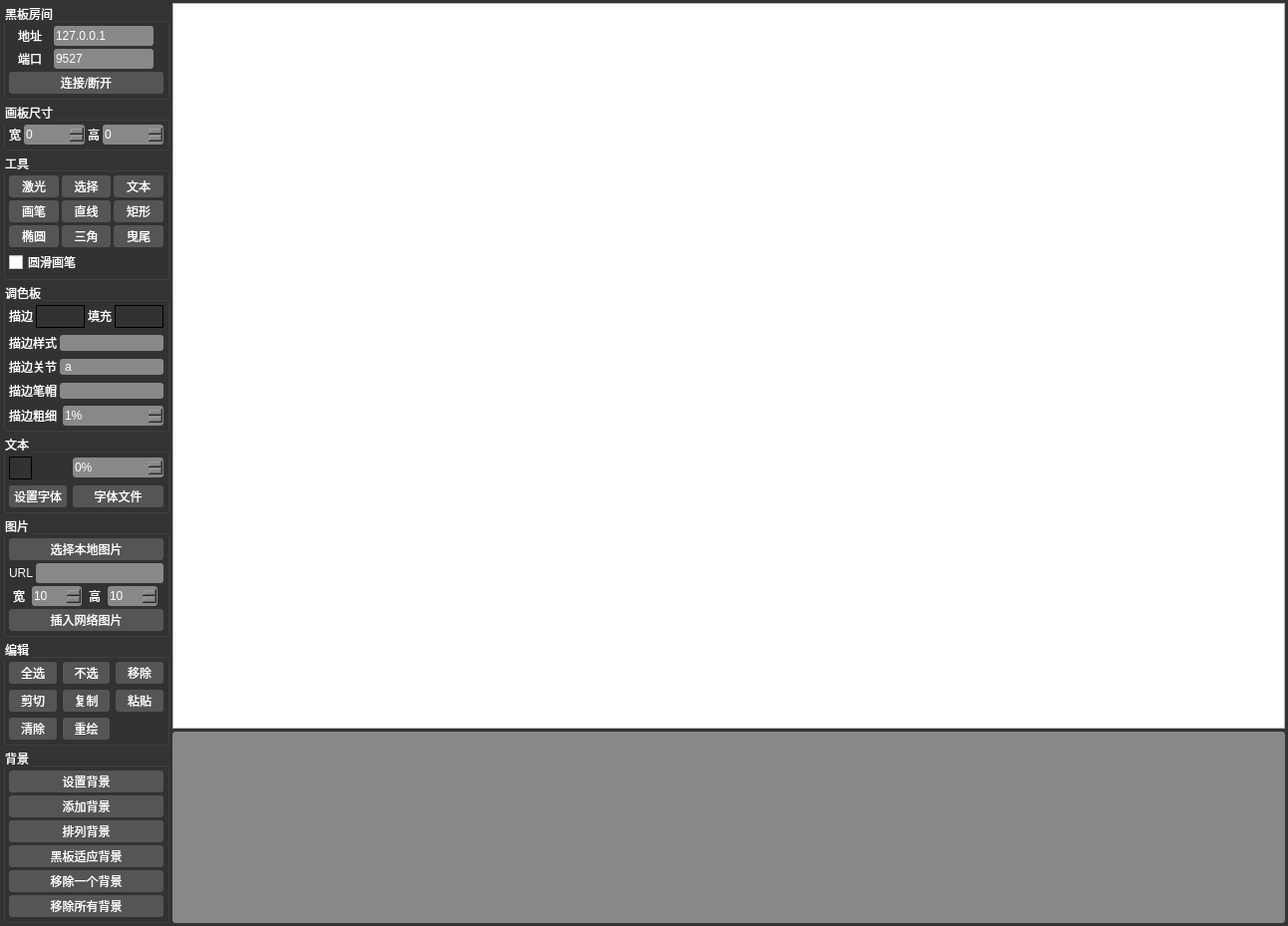
<?xml version="1.0" encoding="UTF-8"?>
<ui version="4.0">
 <class>BlackboardClientWindow</class>
 <widget class="QWidget" name="BlackboardClientWindow">
  <property name="geometry">
   <rect>
    <x>0</x>
    <y>0</y>
    <width>1292</width>
    <height>893</height>
   </rect>
  </property>
  <property name="windowTitle">
   <string>Form</string>
  </property>
  <property name="styleSheet">
   <string notr="true">#BlackboardClientWindow{
background-color:#333333;
}
*{
color:white;
}
QPushButton{
border:none;
background-color:#555555;
border-radius:3px;
padding:2px 5px;
}
QPushButton:hover{
background-color:#888888;
}
QPushButton:pressed{
background-color:#666666;
}
QPushButton:checked{
background-color:#333333;
}
QLineEdit{
border:none;
background-color:#888888;
border-radius:3px;
padding:2px 0px;
}
QTextBrowser{
background-color:#888888;
border-radius:3px;
}
QSpinBox{
border:none;
background-color:#888888;
border-radius:3px;
padding:2px 0px;
}
/*
#blackboard{
background-color:#555557;
border-radius:3px;
border:none;
}
*/
QComboBox{
background-color:#888888;
border-radius:3px;
}
QComboBox:hover{
background-color:#888888;
}
QComboBox::drop-down{
border:none;
}
QComboBox QAbstractItemView{
background-color:#888888;
border-radius:3px;
outline: 0px;
}
QComboBox QAbstractItemView::Item{
border-radius:3px;
outline: 0px;
}
</string>
  </property>
  <layout class="QHBoxLayout" name="horizontalLayout">
   <property name="spacing">
    <number>3</number>
   </property>
   <property name="leftMargin">
    <number>3</number>
   </property>
   <property name="topMargin">
    <number>3</number>
   </property>
   <property name="rightMargin">
    <number>3</number>
   </property>
   <property name="bottomMargin">
    <number>3</number>
   </property>
   <item>
    <widget class="QWidget" name="toolbar" native="true">
     <property name="sizePolicy">
      <sizepolicy hsizetype="Fixed" vsizetype="Preferred">
       <horstretch>0</horstretch>
       <verstretch>0</verstretch>
      </sizepolicy>
     </property>
     <property name="styleSheet">
      <string notr="true"/>
     </property>
     <layout class="QVBoxLayout" name="verticalLayout">
      <property name="spacing">
       <number>2</number>
      </property>
      <property name="leftMargin">
       <number>0</number>
      </property>
      <property name="topMargin">
       <number>0</number>
      </property>
      <property name="rightMargin">
       <number>0</number>
      </property>
      <property name="bottomMargin">
       <number>0</number>
      </property>
      <item>
       <widget class="QGroupBox" name="gb_connection">
        <property name="sizePolicy">
         <sizepolicy hsizetype="Preferred" vsizetype="Preferred">
          <horstretch>0</horstretch>
          <verstretch>0</verstretch>
         </sizepolicy>
        </property>
        <property name="title">
         <string>黑板房间</string>
        </property>
        <layout class="QVBoxLayout" name="verticalLayout_7">
         <property name="spacing">
          <number>3</number>
         </property>
         <property name="leftMargin">
          <number>3</number>
         </property>
         <property name="topMargin">
          <number>3</number>
         </property>
         <property name="rightMargin">
          <number>3</number>
         </property>
         <property name="bottomMargin">
          <number>3</number>
         </property>
         <item>
          <layout class="QHBoxLayout" name="horizontalLayout_13">
           <property name="spacing">
            <number>3</number>
           </property>
           <item>
            <widget class="QLabel" name="label_5">
             <property name="sizePolicy">
              <sizepolicy hsizetype="Fixed" vsizetype="Preferred">
               <horstretch>0</horstretch>
               <verstretch>0</verstretch>
              </sizepolicy>
             </property>
             <property name="text">
              <string>地址</string>
             </property>
            </widget>
           </item>
           <item>
            <widget class="QLineEdit" name="leAddress">
             <property name="sizePolicy">
              <sizepolicy hsizetype="Preferred" vsizetype="Fixed">
               <horstretch>0</horstretch>
               <verstretch>0</verstretch>
              </sizepolicy>
             </property>
             <property name="maximumSize">
              <size>
               <width>100</width>
               <height>16777215</height>
              </size>
             </property>
             <property name="styleSheet">
              <string notr="true"/>
             </property>
             <property name="text">
              <string>127.0.0.1</string>
             </property>
            </widget>
           </item>
          </layout>
         </item>
         <item>
          <layout class="QHBoxLayout" name="horizontalLayout_14">
           <property name="spacing">
            <number>3</number>
           </property>
           <item>
            <widget class="QLabel" name="label_4">
             <property name="sizePolicy">
              <sizepolicy hsizetype="Fixed" vsizetype="Preferred">
               <horstretch>0</horstretch>
               <verstretch>0</verstretch>
              </sizepolicy>
             </property>
             <property name="text">
              <string>端口</string>
             </property>
            </widget>
           </item>
           <item>
            <widget class="QLineEdit" name="lePort">
             <property name="sizePolicy">
              <sizepolicy hsizetype="Preferred" vsizetype="Fixed">
               <horstretch>0</horstretch>
               <verstretch>0</verstretch>
              </sizepolicy>
             </property>
             <property name="maximumSize">
              <size>
               <width>100</width>
               <height>16777215</height>
              </size>
             </property>
             <property name="styleSheet">
              <string notr="true"/>
             </property>
             <property name="text">
              <string>9527</string>
             </property>
            </widget>
           </item>
          </layout>
         </item>
         <item>
          <widget class="QPushButton" name="btnConnectionToggle">
           <property name="text">
            <string>连接/断开</string>
           </property>
          </widget>
         </item>
        </layout>
       </widget>
      </item>
      <item>
       <widget class="QGroupBox" name="gb_height">
        <property name="sizePolicy">
         <sizepolicy hsizetype="Preferred" vsizetype="Preferred">
          <horstretch>0</horstretch>
          <verstretch>0</verstretch>
         </sizepolicy>
        </property>
        <property name="title">
         <string>画板尺寸</string>
        </property>
        <layout class="QHBoxLayout" name="horizontalLayout_12">
         <property name="spacing">
          <number>3</number>
         </property>
         <property name="leftMargin">
          <number>3</number>
         </property>
         <property name="topMargin">
          <number>3</number>
         </property>
         <property name="rightMargin">
          <number>3</number>
         </property>
         <property name="bottomMargin">
          <number>3</number>
         </property>
         <item>
          <widget class="QLabel" name="label_13">
           <property name="text">
            <string>宽</string>
           </property>
          </widget>
         </item>
         <item>
          <widget class="QSpinBox" name="blackboardWidth">
           <property name="sizePolicy">
            <sizepolicy hsizetype="Preferred" vsizetype="Fixed">
             <horstretch>0</horstretch>
             <verstretch>0</verstretch>
            </sizepolicy>
           </property>
           <property name="maximum">
            <number>999999</number>
           </property>
          </widget>
         </item>
         <item>
          <widget class="QLabel" name="label_14">
           <property name="text">
            <string>高</string>
           </property>
          </widget>
         </item>
         <item>
          <widget class="QSpinBox" name="blackboardHeight">
           <property name="sizePolicy">
            <sizepolicy hsizetype="Fixed" vsizetype="Fixed">
             <horstretch>0</horstretch>
             <verstretch>0</verstretch>
            </sizepolicy>
           </property>
           <property name="maximum">
            <number>999999</number>
           </property>
          </widget>
         </item>
        </layout>
       </widget>
      </item>
      <item>
       <widget class="QGroupBox" name="gb_tools">
        <property name="sizePolicy">
         <sizepolicy hsizetype="Preferred" vsizetype="Preferred">
          <horstretch>0</horstretch>
          <verstretch>0</verstretch>
         </sizepolicy>
        </property>
        <property name="title">
         <string>工具</string>
        </property>
        <layout class="QGridLayout" name="gridLayout">
         <property name="leftMargin">
          <number>3</number>
         </property>
         <property name="topMargin">
          <number>3</number>
         </property>
         <property name="rightMargin">
          <number>3</number>
         </property>
         <property name="bottomMargin">
          <number>3</number>
         </property>
         <property name="spacing">
          <number>3</number>
         </property>
         <item row="1" column="0">
          <widget class="QPushButton" name="pen">
           <property name="sizePolicy">
            <sizepolicy hsizetype="Preferred" vsizetype="Fixed">
             <horstretch>0</horstretch>
             <verstretch>0</verstretch>
            </sizepolicy>
           </property>
           <property name="text">
            <string>画笔</string>
           </property>
           <property name="shortcut">
            <string>Ctrl+P</string>
           </property>
           <property name="checkable">
            <bool>true</bool>
           </property>
          </widget>
         </item>
         <item row="1" column="2">
          <widget class="QPushButton" name="rect">
           <property name="sizePolicy">
            <sizepolicy hsizetype="Preferred" vsizetype="Fixed">
             <horstretch>0</horstretch>
             <verstretch>0</verstretch>
            </sizepolicy>
           </property>
           <property name="text">
            <string>矩形</string>
           </property>
           <property name="shortcut">
            <string>Ctrl+R</string>
           </property>
           <property name="checkable">
            <bool>true</bool>
           </property>
          </widget>
         </item>
         <item row="1" column="1">
          <widget class="QPushButton" name="straight">
           <property name="sizePolicy">
            <sizepolicy hsizetype="Preferred" vsizetype="Fixed">
             <horstretch>0</horstretch>
             <verstretch>0</verstretch>
            </sizepolicy>
           </property>
           <property name="text">
            <string>直线</string>
           </property>
           <property name="checkable">
            <bool>true</bool>
           </property>
          </widget>
         </item>
         <item row="2" column="0">
          <widget class="QPushButton" name="ellipse">
           <property name="sizePolicy">
            <sizepolicy hsizetype="Preferred" vsizetype="Fixed">
             <horstretch>0</horstretch>
             <verstretch>0</verstretch>
            </sizepolicy>
           </property>
           <property name="text">
            <string>椭圆</string>
           </property>
           <property name="checkable">
            <bool>true</bool>
           </property>
          </widget>
         </item>
         <item row="0" column="1">
          <widget class="QPushButton" name="picker">
           <property name="sizePolicy">
            <sizepolicy hsizetype="Preferred" vsizetype="Fixed">
             <horstretch>0</horstretch>
             <verstretch>0</verstretch>
            </sizepolicy>
           </property>
           <property name="text">
            <string>选择</string>
           </property>
           <property name="checkable">
            <bool>true</bool>
           </property>
          </widget>
         </item>
         <item row="0" column="2">
          <widget class="QPushButton" name="text">
           <property name="sizePolicy">
            <sizepolicy hsizetype="Preferred" vsizetype="Fixed">
             <horstretch>0</horstretch>
             <verstretch>0</verstretch>
            </sizepolicy>
           </property>
           <property name="text">
            <string>文本</string>
           </property>
           <property name="shortcut">
            <string>Ctrl+T</string>
           </property>
           <property name="checkable">
            <bool>true</bool>
           </property>
          </widget>
         </item>
         <item row="2" column="1">
          <widget class="QPushButton" name="triangle">
           <property name="sizePolicy">
            <sizepolicy hsizetype="Preferred" vsizetype="Fixed">
             <horstretch>0</horstretch>
             <verstretch>0</verstretch>
            </sizepolicy>
           </property>
           <property name="text">
            <string>三角</string>
           </property>
           <property name="checkable">
            <bool>true</bool>
           </property>
          </widget>
         </item>
         <item row="0" column="0">
          <widget class="QPushButton" name="pointer">
           <property name="sizePolicy">
            <sizepolicy hsizetype="Preferred" vsizetype="Fixed">
             <horstretch>0</horstretch>
             <verstretch>0</verstretch>
            </sizepolicy>
           </property>
           <property name="text">
            <string>激光</string>
           </property>
           <property name="checkable">
            <bool>true</bool>
           </property>
          </widget>
         </item>
         <item row="3" column="0" colspan="3">
          <widget class="QCheckBox" name="cb_cubic_pen">
           <property name="text">
            <string>圆滑画笔</string>
           </property>
          </widget>
         </item>
         <item row="2" column="2">
          <widget class="QPushButton" name="tail">
           <property name="text">
            <string>曳尾</string>
           </property>
           <property name="checkable">
            <bool>true</bool>
           </property>
          </widget>
         </item>
        </layout>
       </widget>
      </item>
      <item>
       <widget class="QGroupBox" name="gb_coilor">
        <property name="sizePolicy">
         <sizepolicy hsizetype="Preferred" vsizetype="Preferred">
          <horstretch>0</horstretch>
          <verstretch>0</verstretch>
         </sizepolicy>
        </property>
        <property name="title">
         <string>调色板</string>
        </property>
        <layout class="QVBoxLayout" name="verticalLayout_3">
         <property name="leftMargin">
          <number>3</number>
         </property>
         <property name="topMargin">
          <number>3</number>
         </property>
         <property name="rightMargin">
          <number>3</number>
         </property>
         <property name="bottomMargin">
          <number>3</number>
         </property>
         <item>
          <layout class="QHBoxLayout" name="horizontalLayout_3">
           <property name="spacing">
            <number>3</number>
           </property>
           <item>
            <widget class="QLabel" name="label_6">
             <property name="sizePolicy">
              <sizepolicy hsizetype="Fixed" vsizetype="Fixed">
               <horstretch>0</horstretch>
               <verstretch>0</verstretch>
              </sizepolicy>
             </property>
             <property name="text">
              <string>描边</string>
             </property>
            </widget>
           </item>
           <item>
            <widget class="ColorDisplayer" name="penColor" native="true">
             <property name="sizePolicy">
              <sizepolicy hsizetype="Preferred" vsizetype="Fixed">
               <horstretch>0</horstretch>
               <verstretch>0</verstretch>
              </sizepolicy>
             </property>
             <property name="minimumSize">
              <size>
               <width>23</width>
               <height>23</height>
              </size>
             </property>
             <property name="toolTip">
              <string>线条颜色</string>
             </property>
             <property name="styleSheet">
              <string notr="true">border:1px solid black;</string>
             </property>
            </widget>
           </item>
           <item>
            <widget class="QLabel" name="label_7">
             <property name="sizePolicy">
              <sizepolicy hsizetype="Fixed" vsizetype="Fixed">
               <horstretch>0</horstretch>
               <verstretch>0</verstretch>
              </sizepolicy>
             </property>
             <property name="text">
              <string>填充</string>
             </property>
            </widget>
           </item>
           <item>
            <widget class="ColorDisplayer" name="brushColor" native="true">
             <property name="sizePolicy">
              <sizepolicy hsizetype="Preferred" vsizetype="Fixed">
               <horstretch>0</horstretch>
               <verstretch>0</verstretch>
              </sizepolicy>
             </property>
             <property name="minimumSize">
              <size>
               <width>23</width>
               <height>23</height>
              </size>
             </property>
             <property name="toolTip">
              <string>填充色</string>
             </property>
             <property name="styleSheet">
              <string notr="true">border:1px solid black;</string>
             </property>
            </widget>
           </item>
          </layout>
         </item>
         <item>
          <layout class="QHBoxLayout" name="horizontalLayout_5">
           <property name="spacing">
            <number>3</number>
           </property>
           <item>
            <widget class="QLabel" name="label_9">
             <property name="sizePolicy">
              <sizepolicy hsizetype="Fixed" vsizetype="Preferred">
               <horstretch>0</horstretch>
               <verstretch>0</verstretch>
              </sizepolicy>
             </property>
             <property name="text">
              <string>描边样式</string>
             </property>
            </widget>
           </item>
           <item>
            <widget class="QComboBox" name="cb_pen_style"/>
           </item>
          </layout>
         </item>
         <item>
          <layout class="QHBoxLayout" name="horizontalLayout_2">
           <property name="spacing">
            <number>3</number>
           </property>
           <item>
            <widget class="QLabel" name="label_11">
             <property name="sizePolicy">
              <sizepolicy hsizetype="Fixed" vsizetype="Preferred">
               <horstretch>0</horstretch>
               <verstretch>0</verstretch>
              </sizepolicy>
             </property>
             <property name="text">
              <string>描边关节</string>
             </property>
            </widget>
           </item>
           <item>
            <widget class="QComboBox" name="cb_pen_join">
             <item>
              <property name="text">
               <string>a</string>
              </property>
             </item>
             <item>
              <property name="text">
               <string>b</string>
              </property>
             </item>
             <item>
              <property name="text">
               <string>c</string>
              </property>
             </item>
            </widget>
           </item>
          </layout>
         </item>
         <item>
          <layout class="QHBoxLayout" name="horizontalLayout_8">
           <property name="spacing">
            <number>3</number>
           </property>
           <item>
            <widget class="QLabel" name="label_12">
             <property name="sizePolicy">
              <sizepolicy hsizetype="Fixed" vsizetype="Preferred">
               <horstretch>0</horstretch>
               <verstretch>0</verstretch>
              </sizepolicy>
             </property>
             <property name="text">
              <string>描边笔帽</string>
             </property>
            </widget>
           </item>
           <item>
            <widget class="QComboBox" name="cb_pen_cap"/>
           </item>
          </layout>
         </item>
         <item>
          <layout class="QHBoxLayout" name="horizontalLayout_4">
           <item>
            <widget class="QLabel" name="label_8">
             <property name="sizePolicy">
              <sizepolicy hsizetype="Fixed" vsizetype="Preferred">
               <horstretch>0</horstretch>
               <verstretch>0</verstretch>
              </sizepolicy>
             </property>
             <property name="text">
              <string>描边粗细</string>
             </property>
            </widget>
           </item>
           <item>
            <widget class="QSpinBox" name="penWeight">
             <property name="sizePolicy">
              <sizepolicy hsizetype="Preferred" vsizetype="Fixed">
               <horstretch>0</horstretch>
               <verstretch>0</verstretch>
              </sizepolicy>
             </property>
             <property name="suffix">
              <string>%</string>
             </property>
             <property name="minimum">
              <number>1</number>
             </property>
             <property name="maximum">
              <number>100</number>
             </property>
            </widget>
           </item>
          </layout>
         </item>
        </layout>
       </widget>
      </item>
      <item>
       <widget class="QGroupBox" name="groupBox">
        <property name="title">
         <string>文本</string>
        </property>
        <layout class="QGridLayout" name="gridLayout_2">
         <property name="leftMargin">
          <number>3</number>
         </property>
         <property name="topMargin">
          <number>3</number>
         </property>
         <property name="rightMargin">
          <number>3</number>
         </property>
         <property name="bottomMargin">
          <number>3</number>
         </property>
         <item row="0" column="1">
          <widget class="QSpinBox" name="textWeight">
           <property name="sizePolicy">
            <sizepolicy hsizetype="Preferred" vsizetype="Fixed">
             <horstretch>0</horstretch>
             <verstretch>0</verstretch>
            </sizepolicy>
           </property>
           <property name="suffix">
            <string>%</string>
           </property>
           <property name="minimum">
            <number>0</number>
           </property>
           <property name="maximum">
            <number>100</number>
           </property>
           <property name="singleStep">
            <number>50</number>
           </property>
          </widget>
         </item>
         <item row="0" column="0">
          <widget class="ColorDisplayer" name="textColor" native="true">
           <property name="sizePolicy">
            <sizepolicy hsizetype="Fixed" vsizetype="Fixed">
             <horstretch>0</horstretch>
             <verstretch>0</verstretch>
            </sizepolicy>
           </property>
           <property name="minimumSize">
            <size>
             <width>23</width>
             <height>23</height>
            </size>
           </property>
           <property name="toolTip">
            <string>线条颜色</string>
           </property>
           <property name="styleSheet">
            <string notr="true">border:1px solid black;</string>
           </property>
          </widget>
         </item>
         <item row="1" column="0">
          <widget class="QPushButton" name="btnFont">
           <property name="text">
            <string>设置字体</string>
           </property>
          </widget>
         </item>
         <item row="1" column="1">
          <widget class="QPushButton" name="btnFontFile">
           <property name="text">
            <string>字体文件</string>
           </property>
          </widget>
         </item>
        </layout>
       </widget>
      </item>
      <item>
       <widget class="QGroupBox" name="gb_image">
        <property name="sizePolicy">
         <sizepolicy hsizetype="Preferred" vsizetype="Preferred">
          <horstretch>0</horstretch>
          <verstretch>0</verstretch>
         </sizepolicy>
        </property>
        <property name="title">
         <string>图片</string>
        </property>
        <layout class="QVBoxLayout" name="verticalLayout_2">
         <property name="spacing">
          <number>3</number>
         </property>
         <property name="leftMargin">
          <number>3</number>
         </property>
         <property name="topMargin">
          <number>3</number>
         </property>
         <property name="rightMargin">
          <number>3</number>
         </property>
         <property name="bottomMargin">
          <number>3</number>
         </property>
         <item>
          <widget class="QPushButton" name="imagePick">
           <property name="sizePolicy">
            <sizepolicy hsizetype="Preferred" vsizetype="Fixed">
             <horstretch>0</horstretch>
             <verstretch>0</verstretch>
            </sizepolicy>
           </property>
           <property name="text">
            <string>选择本地图片</string>
           </property>
          </widget>
         </item>
         <item>
          <layout class="QHBoxLayout" name="horizontalLayout_11">
           <property name="spacing">
            <number>3</number>
           </property>
           <item>
            <widget class="QLabel" name="label_3">
             <property name="sizePolicy">
              <sizepolicy hsizetype="Fixed" vsizetype="Preferred">
               <horstretch>0</horstretch>
               <verstretch>0</verstretch>
              </sizepolicy>
             </property>
             <property name="text">
              <string>URL</string>
             </property>
            </widget>
           </item>
           <item>
            <widget class="QLineEdit" name="pictureUrl">
             <property name="sizePolicy">
              <sizepolicy hsizetype="Preferred" vsizetype="Fixed">
               <horstretch>0</horstretch>
               <verstretch>0</verstretch>
              </sizepolicy>
             </property>
             <property name="minimumSize">
              <size>
               <width>0</width>
               <height>0</height>
              </size>
             </property>
             <property name="maximumSize">
              <size>
               <width>16777215</width>
               <height>16777215</height>
              </size>
             </property>
            </widget>
           </item>
          </layout>
         </item>
         <item>
          <layout class="QHBoxLayout" name="imageSizeRow">
           <property name="spacing">
            <number>3</number>
           </property>
           <item>
            <widget class="QLabel" name="label">
             <property name="sizePolicy">
              <sizepolicy hsizetype="Fixed" vsizetype="Preferred">
               <horstretch>0</horstretch>
               <verstretch>0</verstretch>
              </sizepolicy>
             </property>
             <property name="text">
              <string>宽</string>
             </property>
            </widget>
           </item>
           <item>
            <widget class="QSpinBox" name="spinBoxImageWidth">
             <property name="sizePolicy">
              <sizepolicy hsizetype="Fixed" vsizetype="Fixed">
               <horstretch>0</horstretch>
               <verstretch>0</verstretch>
              </sizepolicy>
             </property>
             <property name="maximumSize">
              <size>
               <width>50</width>
               <height>16777215</height>
              </size>
             </property>
             <property name="minimum">
              <number>10</number>
             </property>
             <property name="maximum">
              <number>1920</number>
             </property>
             <property name="value">
              <number>10</number>
             </property>
             <property name="displayIntegerBase">
              <number>10</number>
             </property>
            </widget>
           </item>
           <item>
            <widget class="QLabel" name="label_2">
             <property name="sizePolicy">
              <sizepolicy hsizetype="Fixed" vsizetype="Preferred">
               <horstretch>0</horstretch>
               <verstretch>0</verstretch>
              </sizepolicy>
             </property>
             <property name="text">
              <string>高</string>
             </property>
            </widget>
           </item>
           <item>
            <widget class="QSpinBox" name="spinBoxImageHeight">
             <property name="sizePolicy">
              <sizepolicy hsizetype="Fixed" vsizetype="Fixed">
               <horstretch>0</horstretch>
               <verstretch>0</verstretch>
              </sizepolicy>
             </property>
             <property name="maximumSize">
              <size>
               <width>50</width>
               <height>16777215</height>
              </size>
             </property>
             <property name="minimum">
              <number>10</number>
             </property>
             <property name="maximum">
              <number>1920</number>
             </property>
             <property name="value">
              <number>10</number>
             </property>
            </widget>
           </item>
          </layout>
         </item>
         <item>
          <widget class="QPushButton" name="imageInsert">
           <property name="sizePolicy">
            <sizepolicy hsizetype="Preferred" vsizetype="Fixed">
             <horstretch>0</horstretch>
             <verstretch>0</verstretch>
            </sizepolicy>
           </property>
           <property name="text">
            <string>插入网络图片</string>
           </property>
          </widget>
         </item>
        </layout>
       </widget>
      </item>
      <item>
       <widget class="QGroupBox" name="gb_edit">
        <property name="sizePolicy">
         <sizepolicy hsizetype="Preferred" vsizetype="Preferred">
          <horstretch>0</horstretch>
          <verstretch>0</verstretch>
         </sizepolicy>
        </property>
        <property name="title">
         <string>编辑</string>
        </property>
        <layout class="QGridLayout" name="gridLayout_3">
         <property name="leftMargin">
          <number>3</number>
         </property>
         <property name="topMargin">
          <number>3</number>
         </property>
         <property name="rightMargin">
          <number>3</number>
         </property>
         <property name="bottomMargin">
          <number>3</number>
         </property>
         <item row="0" column="3">
          <widget class="QPushButton" name="remove">
           <property name="sizePolicy">
            <sizepolicy hsizetype="Preferred" vsizetype="Fixed">
             <horstretch>0</horstretch>
             <verstretch>0</verstretch>
            </sizepolicy>
           </property>
           <property name="text">
            <string>移除</string>
           </property>
           <property name="shortcut">
            <string>Del</string>
           </property>
          </widget>
         </item>
         <item row="1" column="1">
          <widget class="QPushButton" name="cut">
           <property name="text">
            <string>剪切</string>
           </property>
           <property name="shortcut">
            <string>Ctrl+X</string>
           </property>
          </widget>
         </item>
         <item row="1" column="3">
          <widget class="QPushButton" name="paste">
           <property name="sizePolicy">
            <sizepolicy hsizetype="Preferred" vsizetype="Fixed">
             <horstretch>0</horstretch>
             <verstretch>0</verstretch>
            </sizepolicy>
           </property>
           <property name="text">
            <string>粘贴</string>
           </property>
           <property name="shortcut">
            <string>Ctrl+V</string>
           </property>
          </widget>
         </item>
         <item row="1" column="2">
          <widget class="QPushButton" name="copy">
           <property name="sizePolicy">
            <sizepolicy hsizetype="Preferred" vsizetype="Fixed">
             <horstretch>0</horstretch>
             <verstretch>0</verstretch>
            </sizepolicy>
           </property>
           <property name="text">
            <string>复制</string>
           </property>
           <property name="shortcut">
            <string>Ctrl+C</string>
           </property>
          </widget>
         </item>
         <item row="0" column="2">
          <widget class="QPushButton" name="deselectedAll">
           <property name="sizePolicy">
            <sizepolicy hsizetype="Preferred" vsizetype="Fixed">
             <horstretch>0</horstretch>
             <verstretch>0</verstretch>
            </sizepolicy>
           </property>
           <property name="text">
            <string>不选</string>
           </property>
           <property name="shortcut">
            <string>Ctrl+D</string>
           </property>
          </widget>
         </item>
         <item row="2" column="2">
          <widget class="QPushButton" name="repaint">
           <property name="sizePolicy">
            <sizepolicy hsizetype="Preferred" vsizetype="Fixed">
             <horstretch>0</horstretch>
             <verstretch>0</verstretch>
            </sizepolicy>
           </property>
           <property name="text">
            <string>重绘</string>
           </property>
          </widget>
         </item>
         <item row="2" column="1">
          <widget class="QPushButton" name="clear">
           <property name="sizePolicy">
            <sizepolicy hsizetype="Preferred" vsizetype="Fixed">
             <horstretch>0</horstretch>
             <verstretch>0</verstretch>
            </sizepolicy>
           </property>
           <property name="text">
            <string>清除</string>
           </property>
           <property name="shortcut">
            <string>Ctrl+Del</string>
           </property>
          </widget>
         </item>
         <item row="0" column="1">
          <widget class="QPushButton" name="selectedAll">
           <property name="sizePolicy">
            <sizepolicy hsizetype="Preferred" vsizetype="Fixed">
             <horstretch>0</horstretch>
             <verstretch>0</verstretch>
            </sizepolicy>
           </property>
           <property name="text">
            <string>全选</string>
           </property>
           <property name="shortcut">
            <string>Ctrl+A</string>
           </property>
          </widget>
         </item>
        </layout>
       </widget>
      </item>
      <item>
       <widget class="QGroupBox" name="gb_background">
        <property name="sizePolicy">
         <sizepolicy hsizetype="Preferred" vsizetype="Preferred">
          <horstretch>0</horstretch>
          <verstretch>0</verstretch>
         </sizepolicy>
        </property>
        <property name="title">
         <string>背景</string>
        </property>
        <layout class="QVBoxLayout" name="verticalLayout_6">
         <property name="spacing">
          <number>3</number>
         </property>
         <property name="leftMargin">
          <number>3</number>
         </property>
         <property name="topMargin">
          <number>3</number>
         </property>
         <property name="rightMargin">
          <number>3</number>
         </property>
         <property name="bottomMargin">
          <number>3</number>
         </property>
         <item>
          <widget class="QPushButton" name="btn_set_background">
           <property name="sizePolicy">
            <sizepolicy hsizetype="Preferred" vsizetype="Fixed">
             <horstretch>0</horstretch>
             <verstretch>0</verstretch>
            </sizepolicy>
           </property>
           <property name="text">
            <string>设置背景</string>
           </property>
          </widget>
         </item>
         <item>
          <widget class="QPushButton" name="btn_add_background">
           <property name="sizePolicy">
            <sizepolicy hsizetype="Preferred" vsizetype="Fixed">
             <horstretch>0</horstretch>
             <verstretch>0</verstretch>
            </sizepolicy>
           </property>
           <property name="text">
            <string>添加背景</string>
           </property>
          </widget>
         </item>
         <item>
          <widget class="QPushButton" name="btn_lay_backgrounds">
           <property name="sizePolicy">
            <sizepolicy hsizetype="Preferred" vsizetype="Fixed">
             <horstretch>0</horstretch>
             <verstretch>0</verstretch>
            </sizepolicy>
           </property>
           <property name="text">
            <string>排列背景</string>
           </property>
          </widget>
         </item>
         <item>
          <widget class="QPushButton" name="btn_make_sure_show_all_backgrouns">
           <property name="sizePolicy">
            <sizepolicy hsizetype="Preferred" vsizetype="Fixed">
             <horstretch>0</horstretch>
             <verstretch>0</verstretch>
            </sizepolicy>
           </property>
           <property name="text">
            <string>黑板适应背景</string>
           </property>
          </widget>
         </item>
         <item>
          <widget class="QPushButton" name="btn_remove_one_background">
           <property name="sizePolicy">
            <sizepolicy hsizetype="Preferred" vsizetype="Fixed">
             <horstretch>0</horstretch>
             <verstretch>0</verstretch>
            </sizepolicy>
           </property>
           <property name="text">
            <string>移除一个背景</string>
           </property>
          </widget>
         </item>
         <item>
          <widget class="QPushButton" name="btn_clear_background">
           <property name="sizePolicy">
            <sizepolicy hsizetype="Preferred" vsizetype="Fixed">
             <horstretch>0</horstretch>
             <verstretch>0</verstretch>
            </sizepolicy>
           </property>
           <property name="text">
            <string>移除所有背景</string>
           </property>
          </widget>
         </item>
        </layout>
       </widget>
      </item>
      <item>
       <spacer name="verticalSpacer">
        <property name="orientation">
         <enum>Qt::Vertical</enum>
        </property>
        <property name="sizeHint" stdset="0">
         <size>
          <width>20</width>
          <height>40</height>
         </size>
        </property>
       </spacer>
      </item>
     </layout>
    </widget>
   </item>
   <item>
    <layout class="QVBoxLayout" name="verticalLayout_4">
     <property name="spacing">
      <number>3</number>
     </property>
     <item>
      <widget class="Blackboard" name="blackboard">
       <property name="sizePolicy">
        <sizepolicy hsizetype="Preferred" vsizetype="Preferred">
         <horstretch>0</horstretch>
         <verstretch>0</verstretch>
        </sizepolicy>
       </property>
       <property name="minimumSize">
        <size>
         <width>0</width>
         <height>0</height>
        </size>
       </property>
       <property name="baseSize">
        <size>
         <width>1120</width>
         <height>690</height>
        </size>
       </property>
      </widget>
     </item>
     <item>
      <widget class="QTextBrowser" name="textBrowser">
       <property name="sizePolicy">
        <sizepolicy hsizetype="Preferred" vsizetype="Fixed">
         <horstretch>0</horstretch>
         <verstretch>0</verstretch>
        </sizepolicy>
       </property>
      </widget>
     </item>
    </layout>
   </item>
  </layout>
 </widget>
 <customwidgets>
  <customwidget>
   <class>Blackboard</class>
   <extends>QGraphicsView</extends>
   <header>Blackboard.h</header>
  </customwidget>
  <customwidget>
   <class>ColorDisplayer</class>
   <extends>QWidget</extends>
   <header>ColorDisplayer.h</header>
   <container>1</container>
  </customwidget>
 </customwidgets>
 <resources/>
 <connections/>
</ui>
